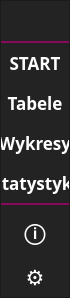
        <widget class="QFrame" name="frame_left_menu">
         <property name="minimumSize">
          <size>
           <width>70</width>
           <height>0</height>
          </size>
         </property>
         <property name="maximumSize">
          <size>
           <width>70</width>
           <height>16777215</height>
          </size>
         </property>
         <property name="styleSheet">
          <string notr="true">background-color: rgb(35, 35, 35);</string>
         </property>
         <property name="frameShape">
          <enum>QFrame::StyledPanel</enum>
         </property>
         <property name="frameShadow">
          <enum>QFrame::Raised</enum>
         </property>
         <layout class="QVBoxLayout" name="verticalLayout_3">
          <property name="leftMargin">
           <number>0</number>
          </property>
          <property name="topMargin">
           <number>0</number>
          </property>
          <property name="rightMargin">
           <number>0</number>
          </property>
          <property name="bottomMargin">
           <number>0</number>
          </property>
          <item alignment="Qt::AlignTop">
           <widget class="QFrame" name="frame_top_menus">
            <property name="frameShape">
             <enum>QFrame::NoFrame</enum>
            </property>
            <property name="frameShadow">
             <enum>QFrame::Raised</enum>
            </property>
            <layout class="QVBoxLayout" name="verticalLayout_4">
             <property name="spacing">
              <number>0</number>
             </property>
             <property name="leftMargin">
              <number>0</number>
             </property>
             <property name="topMargin">
              <number>0</number>
             </property>
             <property name="rightMargin">
              <number>0</number>
             </property>
             <property name="bottomMargin">
              <number>0</number>
             </property>
             <item>
              <widget class="QPushButton" name="bfff">
               <property name="minimumSize">
                <size>
                 <width>0</width>
                 <height>40</height>
                </size>
               </property>
               <property name="font">
                <font>
                 <family>Tw Cen MT Condensed</family>
                 <pointsize>18</pointsize>
                 <italic>false</italic>
                 <bold>true</bold>
                 <underline>false</underline>
                </font>
               </property>
               <property name="styleSheet">
                <string notr="true">QPushButton {
	color: rgb(255, 255, 255);
	background-color: rgb(35, 35, 35);
	border: 0px solid;
}
</string>
               </property>
               <property name="text">
                <string/>
               </property>
              </widget>
             </item>
             <item>
              <widget class="QFrame" name="hhhh">
               <property name="maximumSize">
                <size>
                 <width>70</width>
                 <height>40</height>
                </size>
               </property>
               <property name="styleSheet">
                <string notr="true">background-color: rgb(177, 13, 120)</string>
               </property>
               <property name="frameShape">
                <enum>QFrame::StyledPanel</enum>
               </property>
               <property name="frameShadow">
                <enum>QFrame::Raised</enum>
               </property>
               <layout class="QVBoxLayout" name="verticalLayout_6">
                <property name="spacing">
                 <number>0</number>
                </property>
                <property name="leftMargin">
                 <number>0</number>
                </property>
                <property name="topMargin">
                 <number>0</number>
                </property>
                <property name="rightMargin">
                 <number>0</number>
                </property>
                <property name="bottomMargin">
                 <number>0</number>
                </property>
               </layout>
              </widget>
             </item>
             <item>
              <widget class="QPushButton" name="btn_page_1">
               <property name="minimumSize">
                <size>
                 <width>0</width>
                 <height>40</height>
                </size>
               </property>
               <property name="font">
                <font>
                 <family>Tw Cen MT Condensed</family>
                 <pointsize>13</pointsize>
                 <bold>true</bold>
                 <underline>false</underline>
                </font>
               </property>
               <property name="styleSheet">
                <string notr="true">QPushButton {
	color: rgb(255, 255, 255);
	background-color: rgb(35, 35, 35);
	border: 0px solid;
}
QPushButton:hover {
	background-color: rgba(255, 17, 180, 105);
}</string>
               </property>
               <property name="text">
                <string>START</string>
               </property>
              </widget>
             </item>
             <item>
              <widget class="QPushButton" name="btn_page_2">
               <property name="minimumSize">
                <size>
                 <width>0</width>
                 <height>40</height>
                </size>
               </property>
               <property name="font">
                <font>
                 <family>Tw Cen MT Condensed</family>
                 <pointsize>13</pointsize>
                 <bold>true</bold>
                 <underline>false</underline>
                </font>
               </property>
               <property name="styleSheet">
                <string notr="true">QPushButton {
	color: rgb(255, 255, 255);
	background-color: rgb(35, 35, 35);
	border: 0px solid;
}
QPushButton:hover {
	background-color: rgba(255, 17, 180, 105);
}</string>
               </property>
               <property name="text">
                <string>Tabele</string>
               </property>
              </widget>
             </item>
             <item>
              <widget class="QPushButton" name="btn_page_3">
               <property name="minimumSize">
                <size>
                 <width>0</width>
                 <height>40</height>
                </size>
               </property>
               <property name="font">
                <font>
                 <family>Tw Cen MT Condensed</family>
                 <pointsize>13</pointsize>
                 <bold>true</bold>
                 <underline>false</underline>
                </font>
               </property>
               <property name="styleSheet">
                <string notr="true">QPushButton {
	color: rgb(255, 255, 255);
	background-color: rgb(35, 35, 35);
	border: 0px solid;
}
QPushButton:hover {
	background-color: rgba(255, 17, 180, 105);
}</string>
               </property>
               <property name="text">
                <string>Wykresy</string>
               </property>
              </widget>
             </item>
             <item>
              <widget class="QPushButton" name="btn_page4">
               <property name="minimumSize">
                <size>
                 <width>0</width>
                 <height>40</height>
                </size>
               </property>
               <property name="font">
                <font>
                 <family>Tw Cen MT Condensed</family>
                 <pointsize>13</pointsize>
                 <bold>true</bold>
                 <underline>false</underline>
                </font>
               </property>
               <property name="styleSheet">
                <string notr="true">QPushButton {
	color: rgb(255, 255, 255);
	background-color: rgb(35, 35, 35);
	border: 0px solid;
}
QPushButton:hover {
	background-color: rgba(255, 17, 180, 105);
}</string>
               </property>
               <property name="text">
                <string>Statystyki</string>
               </property>
              </widget>
             </item>
             <item>
              <widget class="QFrame" name="hh">
               <property name="maximumSize">
                <size>
                 <width>70</width>
                 <height>40</height>
                </size>
               </property>
               <property name="styleSheet">
                <string notr="true">background-color: rgb(177, 13, 120)</string>
               </property>
               <property name="frameShape">
                <enum>QFrame::StyledPanel</enum>
               </property>
               <property name="frameShadow">
                <enum>QFrame::Raised</enum>
               </property>
               <layout class="QVBoxLayout" name="verticalLayout_30">
                <property name="spacing">
                 <number>0</number>
                </property>
                <property name="leftMargin">
                 <number>0</number>
                </property>
                <property name="topMargin">
                 <number>0</number>
                </property>
                <property name="rightMargin">
                 <number>0</number>
                </property>
                <property name="bottomMargin">
                 <number>0</number>
                </property>
               </layout>
              </widget>
             </item>
            </layout>
           </widget>
          </item>
          <item>
           <widget class="QPushButton" name="btn_info">
            <property name="minimumSize">
             <size>
              <width>0</width>
              <height>40</height>
             </size>
            </property>
            <property name="font">
             <font>
              <family>Tw Cen MT Condensed</family>
              <pointsize>16</pointsize>
              <bold>true</bold>
              <underline>false</underline>
             </font>
            </property>
            <property name="styleSheet">
             <string notr="true">QPushButton {
	color: rgb(255, 255, 255);
	background-color: rgb(35, 35, 35);
	border: 0px solid;
}
QPushButton:hover {
	background-color: rgba(255, 17, 180, 105);
}</string>
            </property>
            <property name="text">
             <string>ⓘ</string>
            </property>
           </widget>
          </item>
          <item>
           <widget class="QPushButton" name="btn_set">
            <property name="minimumSize">
             <size>
              <width>0</width>
              <height>40</height>
             </size>
            </property>
            <property name="font">
             <font>
              <family>Tw Cen MT Condensed</family>
              <pointsize>16</pointsize>
              <italic>false</italic>
              <bold>true</bold>
              <underline>false</underline>
             </font>
            </property>
            <property name="styleSheet">
             <string notr="true">QPushButton {
	color: rgb(255, 255, 255);
	background-color: rgb(35, 35, 35);
	border: 0px solid;
}
QPushButton:hover {
	background-color: rgba(255, 17, 180, 105);
}</string>
            </property>
            <property name="text">
             <string>⚙</string>
            </property>
           </widget>
          </item>
         </layout>
        </widget>
